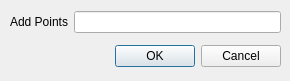
<?xml version="1.0" encoding="UTF-8"?>
<ui version="4.0">
 <class>addpointsDialog</class>
 <widget class="QDialog" name="addpointsDialog">
  <property name="geometry">
   <rect>
    <x>0</x>
    <y>0</y>
    <width>290</width>
    <height>81</height>
   </rect>
  </property>
  <property name="windowTitle">
   <string>Dialog</string>
  </property>
  <widget class="QDialogButtonBox" name="buttonBox">
   <property name="geometry">
    <rect>
     <x>80</x>
     <y>40</y>
     <width>201</width>
     <height>32</height>
    </rect>
   </property>
   <property name="orientation">
    <enum>Qt::Horizontal</enum>
   </property>
   <property name="standardButtons">
    <set>QDialogButtonBox::Cancel|QDialogButtonBox::Ok</set>
   </property>
  </widget>
  <widget class="QWidget" name="">
   <property name="geometry">
    <rect>
     <x>10</x>
     <y>10</y>
     <width>271</width>
     <height>24</height>
    </rect>
   </property>
   <layout class="QHBoxLayout" name="horizontalLayout">
    <item>
     <widget class="QLabel" name="label">
      <property name="text">
       <string>Add Points</string>
      </property>
     </widget>
    </item>
    <item>
     <widget class="QLineEdit" name="points"/>
    </item>
   </layout>
  </widget>
 </widget>
 <resources/>
 <connections>
  <connection>
   <sender>buttonBox</sender>
   <signal>accepted()</signal>
   <receiver>addpointsDialog</receiver>
   <slot>accept()</slot>
   <hints>
    <hint type="sourcelabel">
     <x>248</x>
     <y>254</y>
    </hint>
    <hint type="destinationlabel">
     <x>157</x>
     <y>274</y>
    </hint>
   </hints>
  </connection>
  <connection>
   <sender>buttonBox</sender>
   <signal>rejected()</signal>
   <receiver>addpointsDialog</receiver>
   <slot>reject()</slot>
   <hints>
    <hint type="sourcelabel">
     <x>316</x>
     <y>260</y>
    </hint>
    <hint type="destinationlabel">
     <x>286</x>
     <y>274</y>
    </hint>
   </hints>
  </connection>
 </connections>
</ui>
